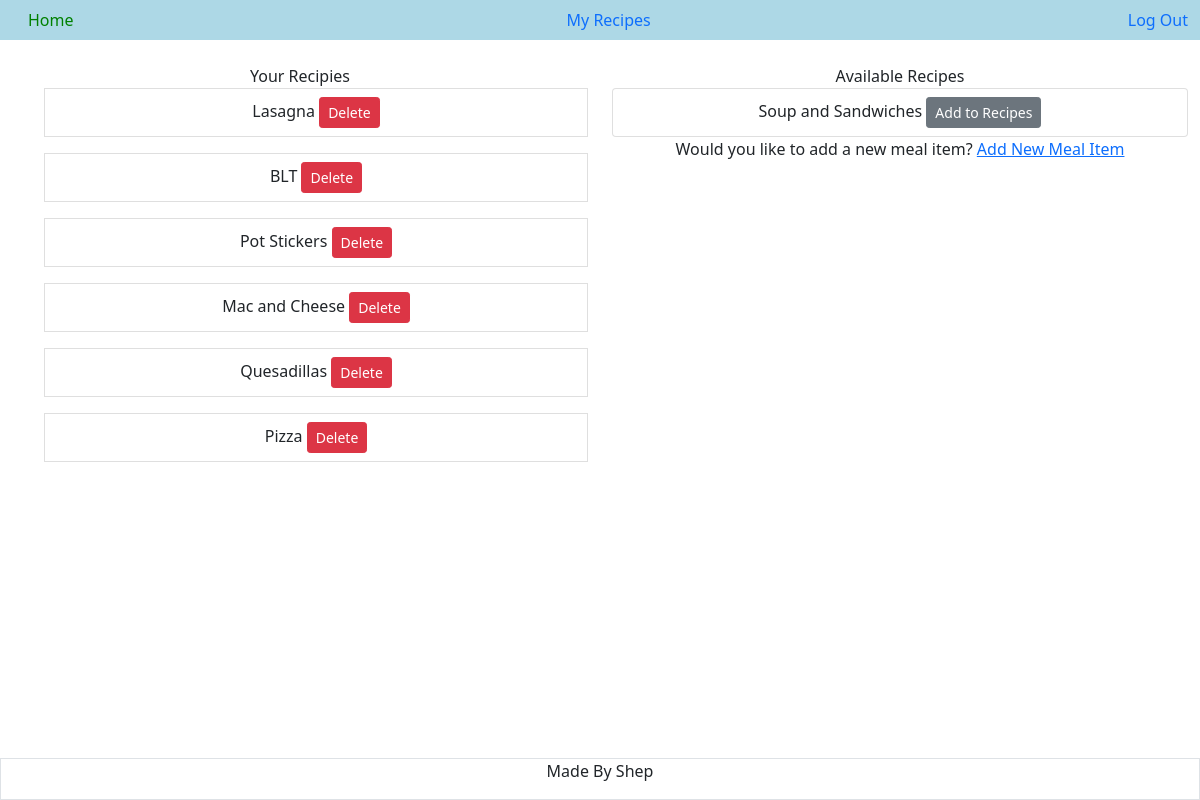
Before: /show_meal (signed in) with the older database file.
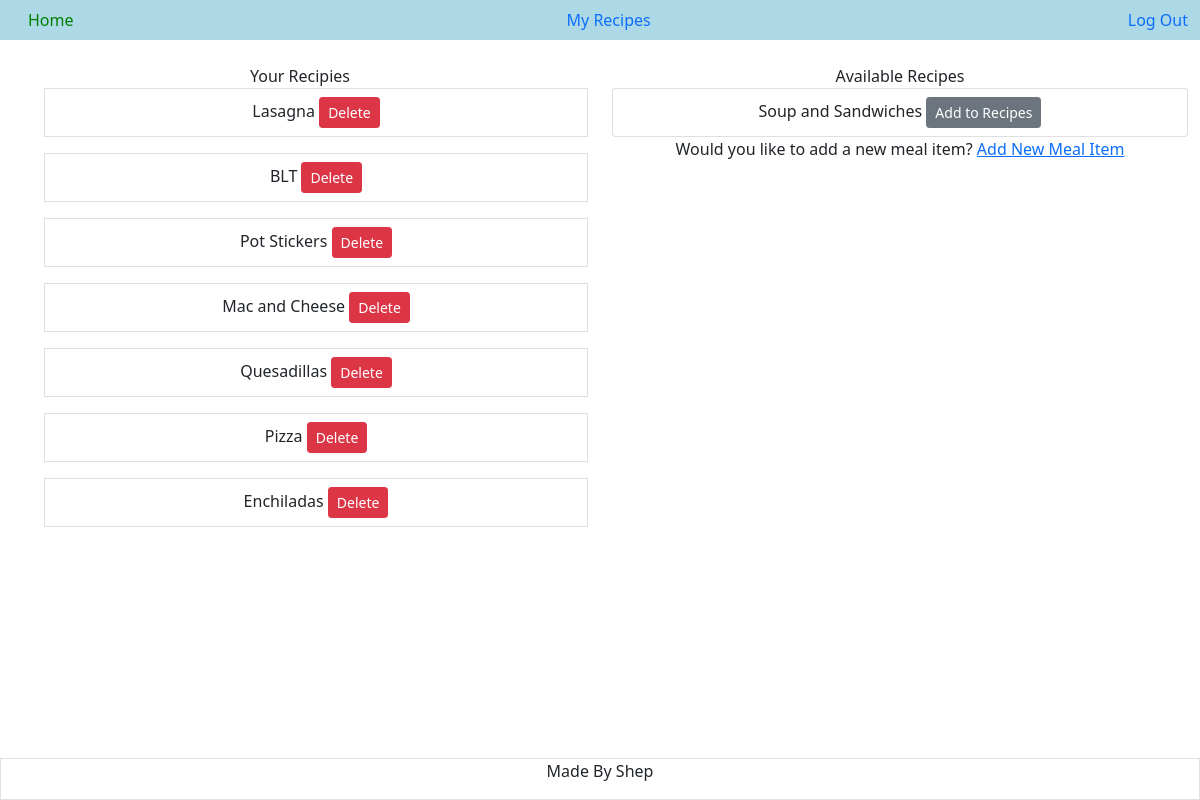
After: the same page with the newer database file.
### tables this page shows
CREATE TABLE meal_items (meal_id INTEGER PRIMARY KEY AUTOINCREMENT, meal_name TEXT NOT NULL, is_easy BOOL);

### app.py (the view)
@app.route("/show_meal", methods =["GET"])
@login_required
def show_meal():
    db = get_db()
    res = db.cursor().execute("SELECT meal_name, meal_items.meal_id FROM meal_items JOIN cookbook ON meal_items.meal_id = cookbook.meal_id WHERE cookbook.person_id == (?)", [session['user_id']])
    user_meals = res.fetchall()
    print("the users' meals are...")
    print(user_meals)
    recipes = db.cursor().execute("SELECT meal_name, meal_id FROM meal_items")
    all_meals = recipes.fetchall()
    db.close()
    return render_template("/food.html", user_meals = user_meals, all_meals = all_meals)

### app.py (called while the page is built)
def login_required(f):
    @wraps(f)
    def decorated_function(*args, **kwargs):
        if session.get("user_id") is None:
            return redirect("/login")
        return f(*args, **kwargs)
    return decorated_function

### templates/food.html
{% extends "layout.html" %}
{% block main %}
<container class="container">
    <div class="row">
        <div class="col">
            <h8> Your Recipies</h8>
            {% if user_meals %}
            {% for meal in user_meals %}
            <ul class="list group">
                <li class="list-group-item list-group-item-action">{{ meal[0] }}
                    <button class="btn btn-danger btn-sm" onClick="delete_recipe(this.value, this.id)" name="delete_btn" type="button" id="{{ meal[1] }}" value =" {{ meal[0] }}"><a class="hidden_btn" href ="/show_meal">Delete</a></button>
                </li>
            </ul>
            {% endfor %}
            {% else %}
            <p>No Recipes Added</p>
            {% endif %}
        </div>
        <div class="col">
            <div>
                <h8>Available Recipes</h8>
                <ul class="list-group">
                    {% for meal in all_meals%}
                        {% if not meal in user_meals%}
                            <li class="list-group-item list-group-item-action"> {{ meal[0] }}
                            <button class="btn btn-secondary btn-sm" type="button" name="add_recipe_btn" id=" {{ meal[1] }}" value=" {{ meal[0] }}"
                                onClick="add_recipe(this.value, this.id)"><a class="hidden_btn" href ="/show_meal">Add to Recipes</a></button>
                            </li>
                        {% endif %}
                    {% endfor %}
                </ul>
            </div>
            <h8>Would you like to add a new meal item?</h8>
            <a href="/add_meal">Add New Meal Item</a>
        </div>
    </div>
</container>
{% endblock %}

### templates/layout.html (shortened to what this page needs)
<!DOCTYPE html>
<html lang="en">
<head>
    <link href="https://cdn.jsdelivr.net/npm/bootstrap@5.1.3/dist/css/bootstrap.min.css"
 rel="stylesheet">
    <link href="/static/style.css" rel="stylesheet">
</head>
<body>
    <div class="container-fluid" id="navbar">
        <a class="nav-link" id="homebtn" href="/">Home</a>
        <div class="collapse navbar-collapse" id="navbar">
            {% if session["name"] %}
            <ul class="navbar-nav ms-auto list-group-horizontal">
                <li><a class="nav-link active" href="/show_meal">My Recipes</a></li>
            </ul>
            <ul class="navbar-nav ms-auto list-group-horizontal">
                <li class="nav-item"><a class="nav-link" href="/logout">Log Out</a></li>
            </ul>
            {% else %}
            <ul class="navbar-nav ms-auto mt-2 list-group-horizontal">
                <li><a class="nav-link" href="/login">Login</a></li>
                <li><a class="nav-link" href="/register">Register</a></li>
            </ul>
            {% endif %}
        </div>
    </div>
    <main class="container-fluid text-center">
        {% block main %}{% endblock %}
    </main>
    <footer class="footer fixed-bottom">
        <div class="container-fluid text-center align-items-end border">
            <p>Made By Shep
            </p>
        </div>
    </footer>
</body>
</html>

### static/style.css (style rules this page uses)
#navbar { display: flex; height: auto; background-color: lightblue; flex-wrap: none; margin: 0; width: 100%; }
#homebtn { color: green; }
body { min-height: 95vh; width: 100%; }
.hidden_btn { color: white; text-decoration: none; }
footer { align-self: flex-end; }

Changed rows visible on the page:
added meal_items: meal_name "Enchiladas", shown under "Your Recipies"
